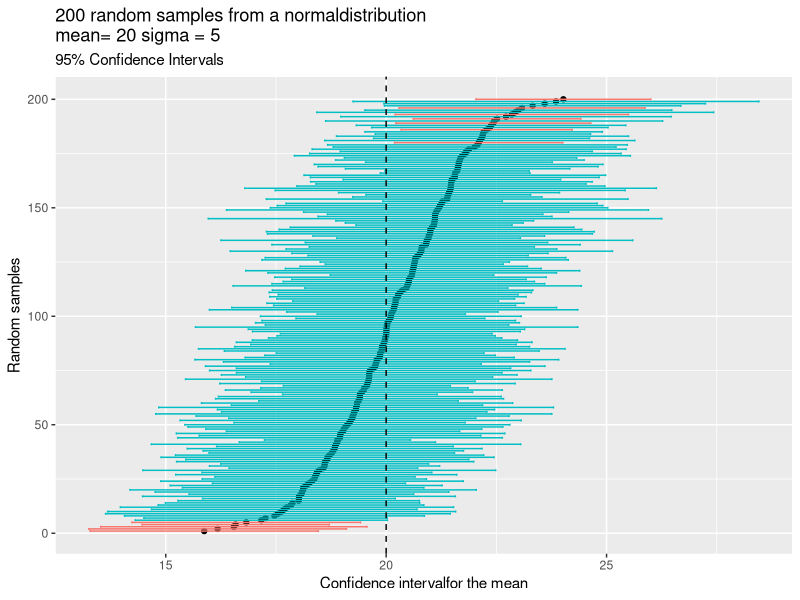

Here is the R script that generated this plot:
data <-c(48.1, 50.6, 47.5, 54.8, 51.0, 47.5, 51.5, 52.2, 51.7, 49.1)
alpha <- 0.05

# H0: sigma<10
sd <- sd(data)
n <- length(data)
sigma_0 <- 10

st <- ((n-1)*(sd^2))/(sigma_0)
st

st>qchisq(p=alpha, df=n-1)
# We accept null hypothesis


p_value <- pchisq(q=st, df=n-1, lower.tail = TRUE)
p_value

S2 <-var(data) # Compute the sample variance
S2


stat_test<-(n-1) * S2 / 10

pchisq(stat_test, df= n-1, lower.tail= TRUE)


library(ggplot2)
n_sampling<-200; s_size<-10; mu <-20; sigma <-5; set.seed(123)
CI_df<-data.frame("Lower" = NA, "Avg" = NA, "Upper" = NA)
for(i in 1:n_sampling){
  sample <-rnorm(s_size, mean= mu, sd= sigma)
  CI_df[i, ] <-c(mean(sample) + c(-1.96, 0, 1.96) * sd(sample)/sqrt(s_size))
}
CI_df<-CI_df[order(CI_df$Avg), ]
contains_the_true_mean<-ifelse(CI_df$Lower> mu | CI_df$Upper< mu, "No", "Yes")
table(contains_the_true_mean)
library(ggplot2)
ggplot(data = CI_df, aes(x = Avg, y = 1:n_sampling)) +
  geom_point() + geom_errorbar(aes(xmin= Lower, xmax= Upper, 
                                   color = contains_the_true_mean)) +
  theme(legend.position= "none") +
  geom_vline(aes(xintercept= mu), linetype= "dashed") +
  labs(x = "Confidence intervalfor the mean", y = "Random samples",
       title= paste(n_sampling, "random samples from a normaldistribution\nmean=",
                    mu, "sigma =", sigma),
       subtitle = "95% Confidence Intervals")





data <- c(67,64,75,80,60,63,78,68,65,68)
mean(data)
sd(data)
st <- (mean(data) - 72)/(sd(data)/sqrt(length(data)))

qt(p=0.05, df=length(data), lower.tail = FALSE)
p_value <- pt(q=abs(st), df=length(data), lower.tail = FALSE)
2*p_value
